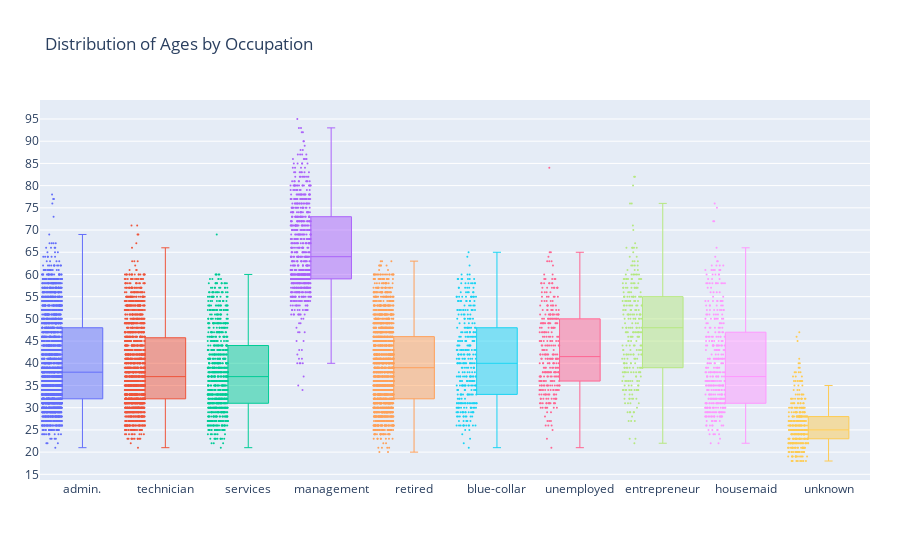

Here is the notebook cell this chart was saved with:
### Code cell
suscribed_df = df

occupations = df["job"].unique().tolist()

# Get the balances by jobs
management = suscribed_df["age"].loc[suscribed_df["job"] == "management"].values
technician = suscribed_df["age"].loc[suscribed_df["job"] == "technician"].values
services = suscribed_df["age"].loc[suscribed_df["job"] == "services"].values
retired = suscribed_df["age"].loc[suscribed_df["job"] == "retired"].values
blue_collar = suscribed_df["age"].loc[suscribed_df["job"] == "blue-collar"].values
unemployed = suscribed_df["age"].loc[suscribed_df["job"] == "unemployed"].values
entrepreneur = suscribed_df["age"].loc[suscribed_df["job"] == "entrepreneur"].values
housemaid = suscribed_df["age"].loc[suscribed_df["job"] == "housemaid"].values
self_employed = suscribed_df["age"].loc[suscribed_df["job"] == "self-employed"].values
student = suscribed_df["age"].loc[suscribed_df["job"] == "student"].values


ages = [management, technician, services, retired, blue_collar, unemployed, 
         entrepreneur, housemaid, self_employed, student]

traces = []

for xd, yd in zip(occupations, ages):
        traces.append(go.Box(
            y=yd,
            name=xd,
            boxpoints='all',
            jitter=0.5,
            whiskerwidth=0.2,
     
            marker=dict(
                size=2,
            ),
            line=dict(width=1),
        ))

layout = go.Layout(
    title='Distribution of Ages by Occupation',
    yaxis=dict(
        autorange=True,
        showgrid=True,
        zeroline=True,
        dtick=5,
         gridcolor='rgb(255, 255, 255)',
        gridwidth=1,
        zerolinecolor='rgb(255, 255, 255)',
        zerolinewidth=2
    ),
    margin=dict(
        l=40,
        r=30,
        b=80,
        t=100,
    ),
    showlegend=False
)

fig = go.Figure(data=traces, layout=layout)
iplot(fig)

### Figure 1 — Plotly figure (JSON) as saved in the notebook; plotly's stock layout.template omitted (floating-point values rounded to 4 significant figures; data arrays with more than 128 entries replaced by an {"elided": "..."} marker saying what was removed)
{"data": [{"boxpoints": "all", "jitter": 0.5, "line": {"width": 1}, "marker": {"size": 2}, "name": "admin.", "type": "box", "whiskerwidth": 0.2, "y": {"elided": "2566 int values"}}, {"boxpoints": "all", "jitter": 0.5, "line": {"width": 1}, "marker": {"size": 2}, "name": "technician", "type": "box", "whiskerwidth": 0.2, "y": {"elided": "1823 int values"}}, {"boxpoints": "all", "jitter": 0.5, "line": {"width": 1}, "marker": {"size": 2}, "name": "services", "type": "box", "whiskerwidth": 0.2, "y": {"elided": "923 int values"}}, {"boxpoints": "all", "jitter": 0.5, "line": {"width": 1}, "marker": {"size": 2}, "name": "management", "type": "box", "whiskerwidth": 0.2, "y": {"elided": "778 int values"}}, {"boxpoints": "all", "jitter": 0.5, "line": {"width": 1}, "marker": {"size": 2}, "name": "retired", "type": "box", "whiskerwidth": 0.2, "y": {"elided": "1944 int values"}}, {"boxpoints": "all", "jitter": 0.5, "line": {"width": 1}, "marker": {"size": 2}, "name": "blue-collar", "type": "box", "whiskerwidth": 0.2, "y": {"elided": "357 int values"}}, {"boxpoints": "all", "jitter": 0.5, "line": {"width": 1}, "marker": {"size": 2}, "name": "unemployed", "type": "box", "whiskerwidth": 0.2, "y": {"elided": "328 int values"}}, {"boxpoints": "all", "jitter": 0.5, "line": {"width": 1}, "marker": {"size": 2}, "name": "entrepreneur", "type": "box", "whiskerwidth": 0.2, "y": {"elided": "274 int values"}}, {"boxpoints": "all", "jitter": 0.5, "line": {"width": 1}, "marker": {"size": 2}, "name": "housemaid", "type": "box", "whiskerwidth": 0.2, "y": {"elided": "405 int values"}}, {"boxpoints": "all", "jitter": 0.5, "line": {"width": 1}, "marker": {"size": 2}, "name": "unknown", "type": "box", "whiskerwidth": 0.2, "y": {"elided": "360 int values"}}], "layout": {"margin": {"b": 80, "l": 40, "r": 30, "t": 100}, "showlegend": false, "title": {"text": "Distribution of Ages by Occupation"}, "yaxis": {"autorange": true, "dtick": 5, "gridcolor": "rgb(255, 255, 255)", "gridwidth": 1, "showgrid": true, "zeroline": true, "zerolinecolor": "rgb(255, 255, 255)", "zerolinewidth": 2}}}
